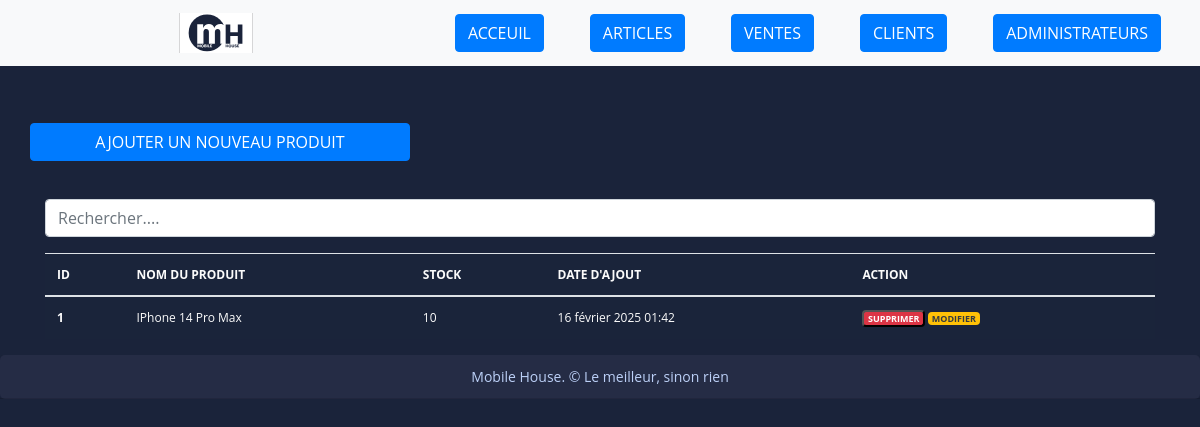
The app's page /article_list with its own data.
### fact_app/models.py (models this page shows, shortened)
class Article(models.Model):
    name = models.CharField(max_length=132)
    stock = models.PositiveIntegerField()
    created_at = models.DateTimeField(auto_now_add=True)
    is_active = models.BooleanField(default=True)
    class Meta:
        verbose_name = "Article"
        verbose_name_plural = "Articles"

### fact_app/views.py (the view, shortened to what this page needs)
# urls.py: path('article_list', views.article_list, name='article-list'),
def article_list(request):
    articles = Article.objects.filter(is_active=True)  # Récupérer tous les produits
    return render(request, 'article_list.html', {'articles': articles})

### templates/article_list.html (shortened to what this page needs)
{% extends "base.html" %}
{% load static %}
{% block content %}
<br><br>
<div class="row">
   <a href="{% url 'add-article' %}" class="btn col-md-4 btn-primary">
      AJOUTER UN NOUVEAU PRODUIT
   </a>
</div>
<br> <br>
<div class="form-group ">
   <input id="search" class="form-control" type="text" placeholder="Rechercher....">
</div>
<div>
   <table class="table table-striped-columns">
      <thead>
         <tr>
            <th scope="col">ID</th>
            <th scope="col">NOM DU PRODUIT</th>
            <th scope="col">STOCK</th>
            <th scope="col">DATE D'AJOUT</th>
            <th scope="col">ACTION</th>
         </tr>
      </thead>
      <tbody id="myTable">
         {% if articles %}
         {% for article in articles %}
         {% if article.is_active %}
         <tr>
            <th scope="row">{{ article.pk }}</th>
            <td>{{ article.name }}</td>
            <td>{{ article.stock }}</td>
            <td>{{ article.created_at }}</td>
            <td>
               <button id="btn-article-sup" type="button" class="badge text-white bg-danger" title="Supprimer" data-toggle="modal" data-target="#supprimer" data-id="{{ article.pk }}" data-article-name="{{ article.name }}">
               SUPPRIMER </button>
               <a href="{% url 'edit-article' article_id=article.pk %}" class="badge text-dark bg-warning" title="Modifier">MODIFIER</a>
            </td>
         </tr>
         {% endif %}
         {% endfor %}
         {% else %}
         <tr>
            <td colspan="5" class="text-center">Aucun article trouvé.</td>
         </tr>
         {% endif %}
      </tbody>
   </table>
</div>
{% endblock %}

### static/style.css (style rules this page uses)
body { margin: 0; padding: 0; font: 400 .875rem 'Open Sans', sans-serif; color: #bcd0f7; background: #1A233A; position: relative; height: 100%; }
.table { background: #1a243a; color: #fbfbfb; font-size: .75rem; }

### records on screen
Article: pk "1", name "IPhone 14 Pro Max", stock "10", created_at "16 février 2025 01:42"
